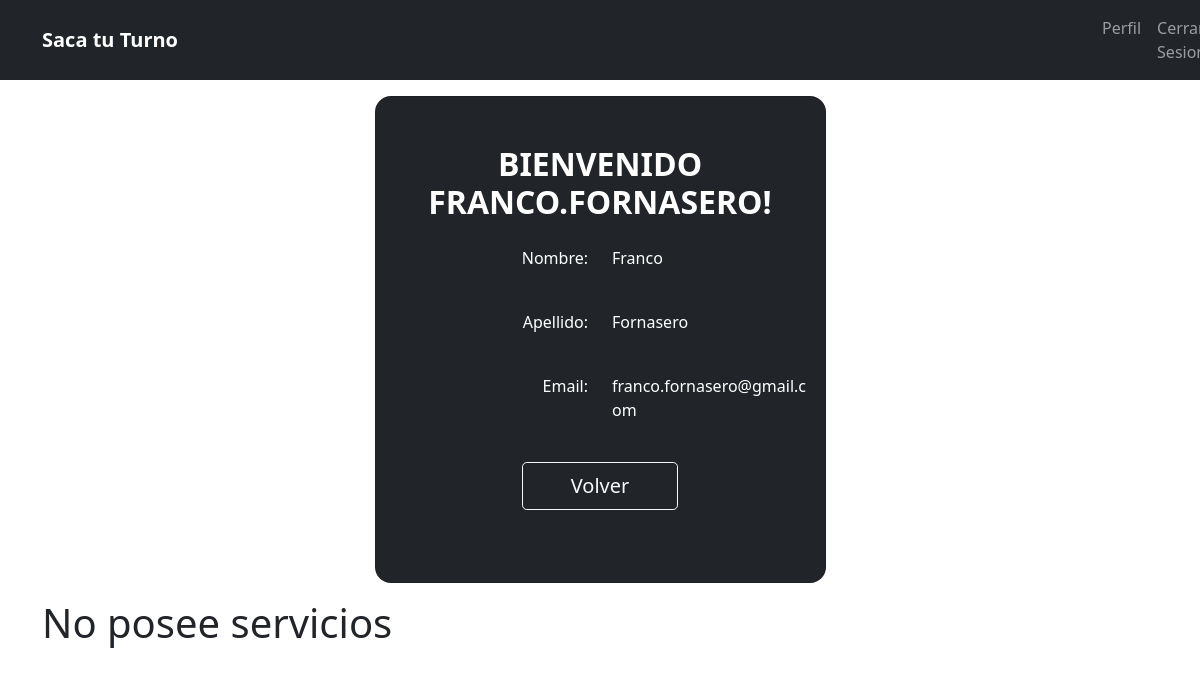
The page /perfil/22/ (signed in) on the database as committed earlier.
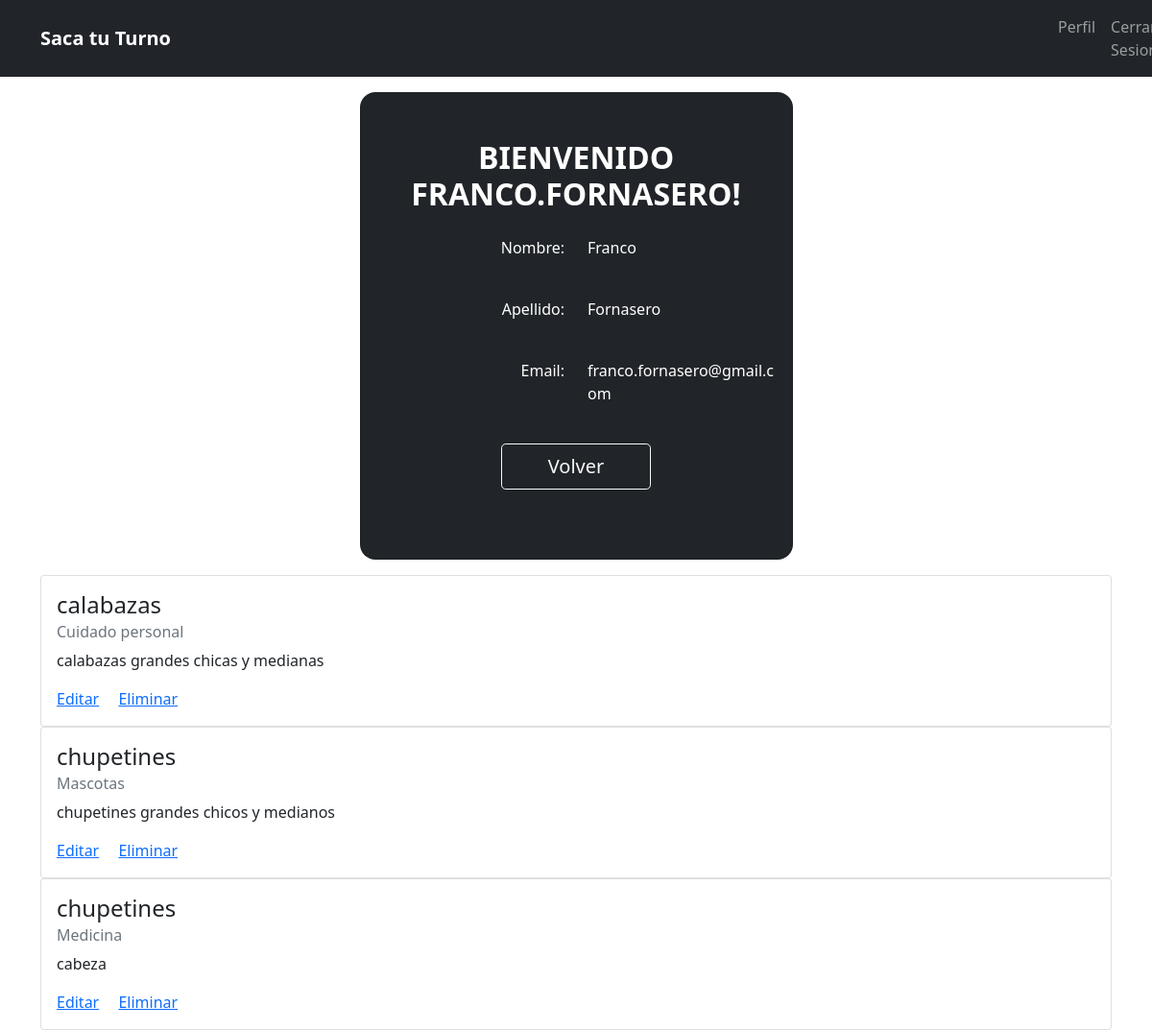
The same page on the database as committed later.
### sitio/models.py (models this page shows, shortened)
class ServicioPrestado(models.Model):
    nombre = models.CharField(max_length=50, blank = False)       # NO LLEVA NOMBRE EL SERVICIO PRESTADO
    descripcion = models.TextField(max_length=150, blank = False)
    propietario = models.ForeignKey(User, on_delete=models.CASCADE)
    categoria = models.ForeignKey(Categoria, on_delete=models.CASCADE, blank = True, null= True)
    subcategoria = models.ForeignKey(SubCategoria, on_delete=models.CASCADE, blank = True, null= True)

class Categoria(models.Model):
    nombre = models.CharField(max_length=255, blank = False)
    def __str__(self):
        return self.nombre

### sitio/views.py (the view)
def perfil(request, id):
    servicios = ServicioPrestado.objects.filter(propietario__id = id)
    return render(request,'perfil.html', {'servicios': servicios})

### templates/perfil.html (shortened to what this page needs)
{% include "header.html" %}
<form method="post">
    <section class="vh-100 gradient-custom">
        <div class="container py-3 h-80">
            <div class="row d-flex justify-content-center align-items-center h-100">
                <div class="col-12 col-md-8 col-lg-6 col-xl-5">
                    <div class="card bg-dark text-white" style="border-radius: 1rem;">
                        <div class="card-body mt-2 text-center">
                            <div class="mb-md-5 mt-md-4 pb-2">
                                <h2 class="fw-bold mb-4 text-uppercase text-center">Bienvenido {{request.user.username}}! </h2>
                                <div class="form-outline form-white mb-4 row" >
                                    <label class="form-label col-6" style="text-align: right;">Nombre: </label>
                                    <p class="col-6" style="text-align: left; color: white;" >
                                        {{request.user.first_name}}
                                    </p>
                                </div>
                                <div class="form-outline form-white mb-4 row">
                                    <label class="form-label col-6" style="text-align: right;">Apellido:</label>
                                    <p class="col-6" style="text-align: left; color: white;">
                                        {{request.user.last_name}}
                                    </p>
                                </div>
                                <div class="form-outline form-white mb-4 row">
                                        <label class="form-label col-6" style="text-align: right;">Email:</label>
                                        <p class="col-6" style="text-align: left; color: white;">
                                            {{request.user.email}}
                                        </p>
                                </div>
                                <a class="btn btn-outline-light btn-lg px-5" type="submit" href= "{% url 'home' %}" >Volver</a>
                            </div>
                        </div>
                    </div>
                </div>
            </div>
        </div>
        <div class="container">
            {%for servicio in servicios %}
            <div class="card">
                <div class="card-body">
                    <h4 class="card-title">{{servicio.nombre}}</h4>
                    <h6 class="card-subtitle mb-2 text-muted">{{servicio.categoria}}</h6>
                    <p class="card-text">
                    {{servicio.descripcion}}
                    </p>
                    <a href="{% url 'editar_servicio' servicio.id servicio.propietario.id %}" class="card-link">Editar</a>
                    <a href="{% url 'eliminar_servicio' servicio.id servicio.propietario.id %}" class="card-link">Eliminar</a>
                </div>
              </div>
            {% empty %}
               <h1>No posee servicios</h1>
            {% endfor %}
        </div>
    </section>
</form>

### templates/header.html (shortened to what this page needs)
{% load static %}
<!DOCTYPE html>
<html lang="en">
<head>
    <link href="https://cdn.jsdelivr.net/npm/bootstrap@5.1.0/dist/css/bootstrap.min.css" rel="stylesheet">
    <link rel="stylesheet" href="{% static 'fullcalendar/main.css' %}">
</head>
<body>
      <nav class="navbar navbar-expand-lg navbar-dark" style="background-color: var(--bs-dark);">
        <div class="container">
            <a class="navbar-brand" href="{% url 'home' %}"><strong>Saca tu Turno</strong></a>
            <div class="collapse navbar-collapse" id="navbarSupportedContent">
                <ul class="navbar-nav mr-auto">
                    {% if request.user.is_active %}
                      <li class="nav-item" style="margin-left: 900px;"><a class ="nav-link" href="{% url 'perfil' request.user.id %}">Perfil</a></li>
                      <li class="nav-item"><a class ="nav-link" href="{%url 'logout'%}">Cerrar Sesion</a></li>
                    {% else %}
                      <li class="nav-item" style="margin-left: 600px;"><a class ="nav-link" href= "{%url 'login'%}">Ingresar</a></li>
                      <li class="nav-item" style="margin-left:30px;"><a class ="nav-link" href= "{%url 'crearcuenta'%}">Crear Cuenta</a></li>
                    {% endif %}
                </ul>
            </div>
        </div>
    </nav>
  </body>
</html>

### static/fullcalendar/main.css (style rules this page uses)
:root { --fc-daygrid-event-dot-width: 8px; }
:root { --fc-list-event-dot-width: 10px; --fc-list-event-hover-bg-color: #f5f5f5; }

Rows that differ between the two databases and show on the page:
added ServicioPrestado: nombre "calabazas", categoria "Cuidado personal", descripcion "calabazas grandes chicas y medianas"
added ServicioPrestado: nombre "chupetines", categoria "Mascotas", descripcion "chupetines grandes chicos y medianos"
added ServicioPrestado: nombre "chupetines", categoria "Medicina", descripcion "cabeza"
Other text that changed with them:
text no longer shown: "No posee servicios"
